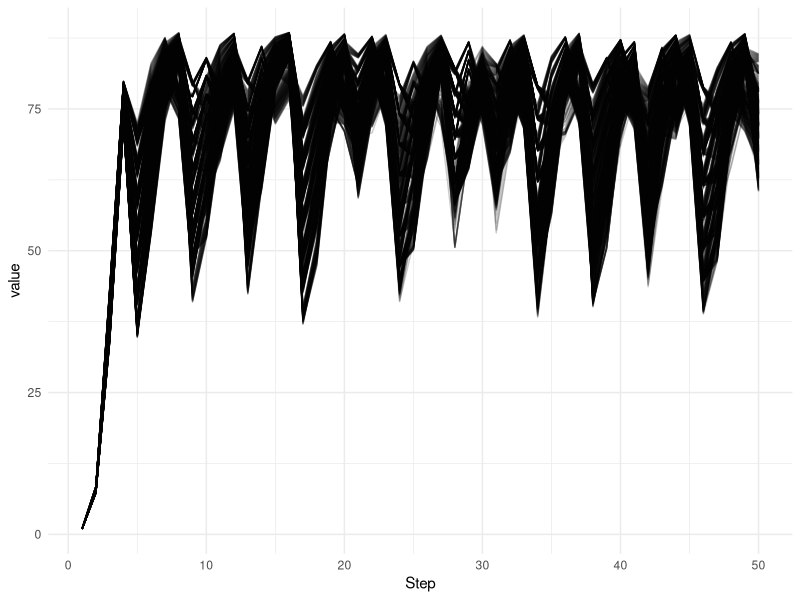
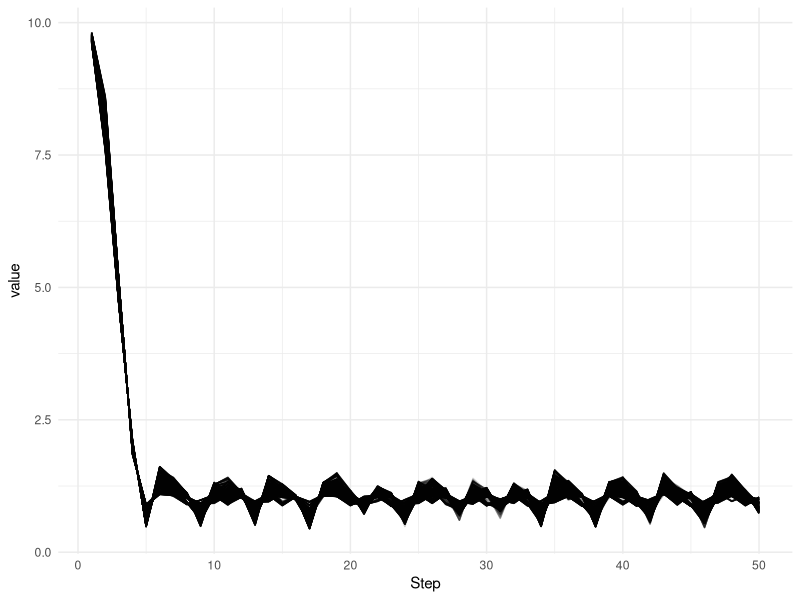

Write the R code that produced these figures, in order.
##################################################################################################
#File name: General_tmii_model.R
#Build a general model, describing trait-mediated indirect interaction between mammals and insects
#Starting from a basic population model and  the tmii-models in Anderson et al 2009 
#Modifying the model with specific mammal-insect factors 
##################################################################################################

#Discrete population model
#Forest system (many herbivore generation per plant generation, do not need to model plant population, see Underwood 1999)

#Models are based on:
#Berverton-Holt model
#Anderson et al. 2009

library(ggplot2)

##################################################################################################

#Beverton-Holt model:
BH_func<-function(r1=10,M1=10,r2=10,M2=10,H1=0.1,H2=0.1,generations=10){
  H1pop<-numeric(generations)
  H2pop<-numeric(generations)
  for(i in 1:generations){
    
    H1<-(r1*H1)/(1+(H1/M1))
    H1pop[i]<-H1
    
    H2<-(r2*H2)/(1+(H2/M2)) 
    H2pop[i]<-H2
  }
  return(list(H1pop,H2pop))
}
BH_func()


################################################################################################


#TMII model:
#Model with induced responses. Induced reponses of mammal affects insect population
#Specific 'direct consumption' term added (insect accidently eaten by mammals)
#Different proportions of the plant population have had previous herbivory by insects or mammals or both or neither
#Insect population is affected by mammalian induced responses but the mammal is not affected by the insect
#The mammal population is affected by its own induced responses


tmii.func<-function(H1=0.1,#H1 - population density mammal
                    H2=0.1,#H2 - population density insect
                    r1=10, #growth rate H1
                    r2=10, #growth rate H2
                    M1=10, #variable connected to carrying capacity for H1
                    M2=10, #variable connected to carrying capacity for H2
                    I1=0,#I1 - level of mammal induced resposne
                    I2=0,#I2 - level of insect induced response
                    d1=0.75,#d1 - decay rate I1
                    d2=1,#d2 - decay rate I2
                    y2=0.1, #y2 - effect of insect induced response on insect 
                    y3=0.1, #y3 - effect of mammal induced resposne on mammal 
                    P=0.1,#P - Proportion of plants damaged by mammal 
                    Q=0.1,#Q - Proportion of plant damaged by insects
                    PQ=0.1,#PQ - Proportion of plants damaged by both insects and mammals
                    DC=0.05, #DC - Direct consumption effect (% of the insect population accidently eaten by the mammals)
                    alfa=10, #maximum per capita induced response elicitation rate
                    beta=1, #per unit reduction in induced resposne elicitation due to plant self-inhibition
                    generations=50){
  ro1<-0 #ro1 - change in level of induced response I1 per time step, depends on I1 and H1
  ro2<-0 #ro2 - change in level of induced response I2 per time step, depends on I2 and H2
  H1pop<-numeric(generations)
  H2pop<-numeric(generations)
  I1level<-numeric(generations)
  I2level<-numeric(generations)
  L1<-numeric(generations)
  L2<-numeric(generations)
  
  for(i in 1:generations){
  
    h1<-H1 #rember value of H1 from last generation (to be able to calc lambda later)
    h2<-H2 #rember value of H2 from last generation
    #Generate value for y1.
    #y1 - effect of mammal induced response on insect - depends on the level of I1 
    if(I1<5|I1>15){
      y1<-0.2 #Per unit effect of induced resposne I1 (mammal induced) on insects (effect can be -,0,+ & weak/strong)
    }else{
      y1<-0.4
    }
    
    #Generate value for change in I2 (ro2)
    if(I2<(alfa/beta)){
      ro2<-(alfa-beta*I2)*H2
    }else{
      ro2<-0
    }
    
    #New level of I2
    I2<-I2+ro2-d2*I2
    I2level[i]<-I2
    
    #Generate value for change in I1 (ro1)
    if(I1<(alfa/beta)){
      ro1<-(alfa-beta*I1)*H1
    }else{
      ro1<-0
    }
    
    #New level of I1
    I1<-I1+ro1-d1*I1
    I1level[i]<-I1
    
    #Population size of insect (H2)
    H2<-P*(((r2*H2)/(1+((H2+y1*I1)/M2))-DC*H2))+
    Q*(((r2*H2)/(1+((H2+y2*I2)/M2))))+
    PQ*(((r2*H2)/(1+((H2+y1*I1+y2*I2)/M2))-DC*H2))+
    (1-P-Q-PQ)*(((r2*H2)/(1+((H2)/M2))))
    
    #population size of mammal 
    H1<-(r1*H1)/(1+((H1+y3*I1)/M1))
    
    lambda1<-H1/h1 #calculate lambda
    lambda2<-H2/h2
    
    L1[i]<-lambda1
    L2[i]<-lambda2
    
    H1pop[i]<-H1
    H2pop[i]<-H2
    
    
  } 
  # added a list of the three test parameters to show values...
  populations<-list("params" = c("d2"=d2,"P"=P, "y2"=y2), "H1pop"=H1pop,"H2pop"=H2pop,"I1level"=I1level,"I2level"=I2level,"L1"=L1,"L2"=L2)
  return(populations)
}


## Method 1: For looping through a single parameter at a time. Useful for smaller changes.
output.list<-list()
for(ii in seq(from=0.1,to=1,by=0.1)){
  m<- tmii.func(r1=ii)
  output.list[[paste0(ii)]] <- m
}
output.list

## method 2: using apply to use all combinations of three parameters

# first, set up some ranges for a few parameters
y2 <- seq (from=0.2, to=0.5, by=0.01)
d2 <- seq(from=0.6, to=0.9, by=0.1)
P <- seq(from=0.1, to=0.7, by=0.1)

# make a data.frame with every combination of those parameters
param.args <- expand.grid(y2 = y2, d2=d2, P=P)

# using apply, iterate across every row and pass the row values as the arguments to the tmii.func
output.list <- apply(param.args,1,function(params)tmii.func(y2=params[1],d2=params[2], P=params[3]))

output.df <-data.frame((matrix(ncol = length(output.list), nrow = 50)))

output.df <- data.frame("Step"=seq(from=1, to=50, by=1))
for (i in 1:length(output.list)){
  output.df[i+1] <- output.list[[i]]$H2pop
  colnames(output.df)[i+1] <- paste0("run_",i)
}

plot.df <- reshape2::melt (output.df, id="Step")

ggplot2::ggplot (plot.df, aes(Step, value, fill=variable))+
  geom_line(alpha=0.2)+
  theme_minimal()


##Same type of plot for L2 (lambda for H2)
output.dfL <-data.frame((matrix(ncol = length(output.list), nrow = 50)))

output.dfL <- data.frame("Step"=seq(from=1, to=50, by=1))
for (i in 1:length(output.list)){
  output.dfL[i+1] <- output.list[[i]]$L2
  colnames(output.dfL)[i+1] <- paste0("run_",i)
}

plot.dfL <- reshape2::melt (output.dfL, id="Step")

ggplot2::ggplot (plot.dfL, aes(Step, value, fill=variable))+
  geom_line(alpha=0.2)+
  theme_minimal()

#Make the plot into a function
#What we want to add in to the function is which 'output' variable we want to plot (H1, H2, I1 etc.)


#NEXT STEPS:
#Make plotting function
#Add selectivity/choice of herbivores 
#Work out a way to make DC depend on insect:mammal proportion
#Proportion of induced plants (P, Q, PQ) - could they depend on population sizes (H1,H2)?
#Repeated mammalian herbivory 
#y1 - the effect of mammal induced responses on insect - non-linear 

#Model assumptions:
#Forest/tree system - many herbivore generations per plant generation
#Discrete reproduction 






